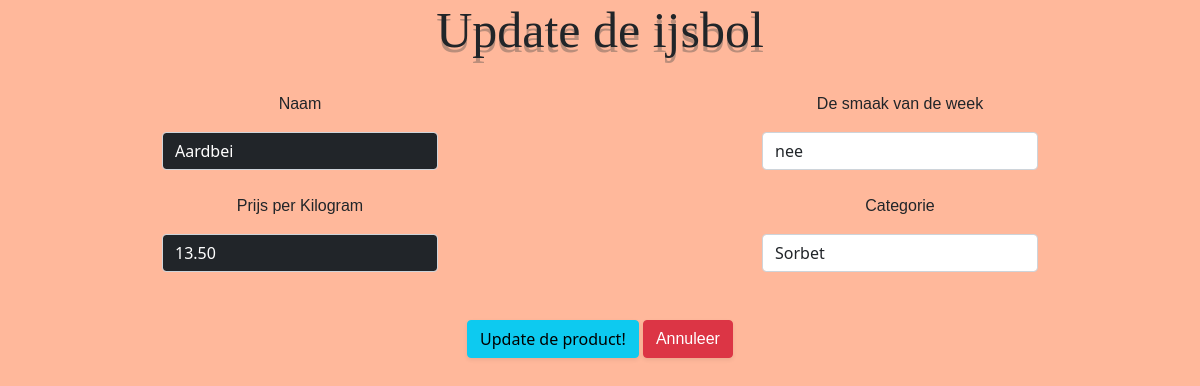
Screenshot of /product_update.php?id=2 with the database file from the repository.
### tables this page shows
CREATE TABLE `product` (
  `id` int(11) NOT NULL,
  `naam` varchar(100) NOT NULL,
  `prijs_per_kg` decimal(6,2) NOT NULL,
  `smaak_van_de_week` enum('ja','nee') NOT NULL,
  `categorie` varchar(100) NOT NULL,
  `foto` varchar(500) NOT NULL
);

### classes/database.php (called while the page is built)
<?php
class Database
{
   private $host  = "localhost";
   private $dbuser = "root";
   private $dbpass = "";
   private $dbname = "roset";
   private $conn;
   public function __construct()
   {
      $this->conn =  mysqli_connect($this->host, $this->dbuser, $this->dbpass, $this->dbname);
   }
   public function getConnection()
   {
      return $this->conn;
   }
}

### product_update.php (the view, shortened to what this page needs)
<?php
require 'classes/database.php';
$id = $_GET["id"];
$sql = "SELECT * FROM product WHERE id = $id LIMIT 1";
if ($result = mysqli_query((new Database())->getConnection(), $sql)) {
   $product = mysqli_fetch_assoc($result);
}
?>
<!DOCTYPE html>
<html lang="en">
<head>
   <link href="https://cdn.jsdelivr.net/npm/bootstrap@5.1.3/dist/css/bootstrap.min.css" rel="stylesheet">
   <link rel="stylesheet" href="css/style.css">
</head>
<body>
   <h1>Update de ijsbol</h1><br>
   <form action="product_update_verwerk.php?id=<?php echo $id; ?>" method="post">
      <div class="row mx-auto">
         <div class="col-md-3 mx-auto">
            <p>Naam</p>
            <input type="text" name="naam" id="" class="form-control bg-dark text-white" value="<?php echo $product["naam"] ?>" placeholder="Vul de naam van de ijs in" required><br>
            <p>Prijs per Kilogram </p>
            <input type="text" name="prijs_per_kg" id="" class="form-control bg-dark text-white" value="<?php echo $product["prijs_per_kg"] ?>" placeholder="Vul de prijs in" required><br>
         </div>
         <div class="col-md-3 mx-auto">
            <p>De smaak van de week</p>
            <input type="text" name="smaak_van_de_week" id="" class="form-control" value="<?php echo $product["smaak_van_de_week"] ?>" placeholder="Vul de smaak van de week in" required><br>
            <p>Categorie</p>
            <input type="text" name="categorie" id="" class="form-control" value="<?php echo $product["categorie"] ?>" placeholder="Vul de categorie in" required><br>
         </div>
      </div>
      <br>
      <div class=" form-group">
         <button type="submit" class="shadow-sm btn btn-info" name="submit">Update de product!</button>
         <a href="product_overzicht.php" class="shadow-sm btn btn-danger">Annuleer</a>
      </div><br>
   </form>
</body>
</html>

### css/style.css (style rules this page uses)
body { background-color: rgb(255, 184, 155); text-align: center; }
p { font-family: "Franklin Gothic Medium", "Arial Narrow", Arial, sans-serif; }
a { font-family: "Franklin Gothic Medium", "Arial Narrow", Arial, sans-serif; }
h1 { font-family: "Times New Roman", Times, serif; font-size: 50px; text-shadow: 0px 5px #47474760; }

### rows the page displays
product: naam "Aardbei", prijs_per_kg "13.50", smaak_van_de_week "nee", categorie "Sorbet"
